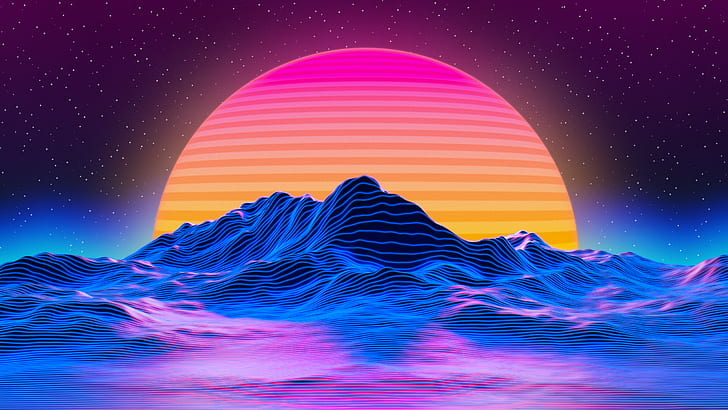
#> input picture picture.jpg, 728 x 410 px
$ python colorhist.py
#> lines starting #> are read from the running program, lines starting #| are printed output that depends on the picture

import cv2
import numpy as np
import matplotlib.pyplot as plt
from sklearn.cluster import KMeans


def find_histogram(clt):
    """
    create a histogram with k clusters
    :param: clt
    :return:hist
    """
    numLabels = np.arange(0, len(np.unique(clt.labels_)) + 1)
    (hist, _) = np.histogram(clt.labels_, bins=numLabels)

    hist = hist.astype("float")
    hist /= hist.sum()

    return hist
def plot_colors2(hist, centroids):
    bar = np.zeros((50, 300, 3), dtype="uint8")
    startX = 0

    for (percent, color) in zip(hist, centroids):
        # plot the relative percentage of each cluster
        endX = startX + (percent * 300)
        cv2.rectangle(bar, (int(startX), 0), (int(endX), 50),
                      color.astype("uint8").tolist(), -1)
        startX = endX

    # return the bar chart
    return bar

img = cv2.imread("picture.jpg")
#> img is the input picture: shape (410, 728, 3); mean B, G, R 140.8, 71.5, 98.1
img = cv2.cvtColor(img, cv2.COLOR_BGR2RGB)

img = img.reshape((img.shape[0] * img.shape[1],3)) #represent as row*column,channel number
clt = KMeans(n_clusters=3) #cluster number
clt.fit(img)

hist = find_histogram(clt)
bar = plot_colors2(hist, clt.cluster_centers_)
#> after the loop in plot_colors2, `for (percent, color) in zip(hist, centroids):`:
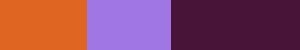
#> bar: shape (50, 300, 3); mean of channels 0, 1, 2 97.6, 70.9, 140.1; drawn as B, G, R

plt.axis("off")
plt.imshow(bar)
plt.show()

$ run again, with HSV color values.png saved as picture.jpg
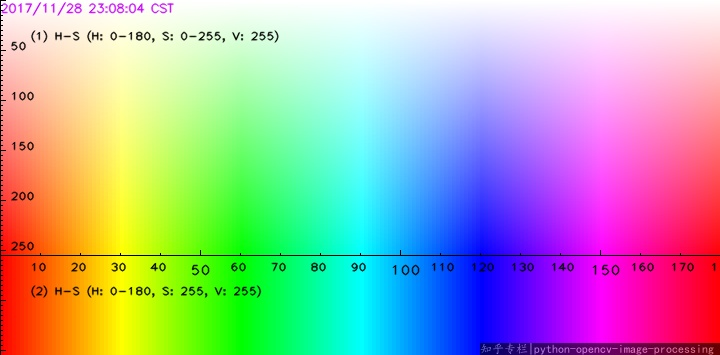
#> input picture HSV color values.png, 720 x 355 px
#> img is the input picture: shape (355, 720, 3); mean B, G, R 170.9, 171.2, 169.9
#> after the loop in plot_colors2, `for (percent, color) in zip(hist, centroids):`:
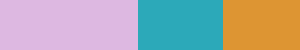
#> bar: shape (50, 300, 3); mean of channels 0, 1, 2 169, 170.8, 170.8; drawn as B, G, R
